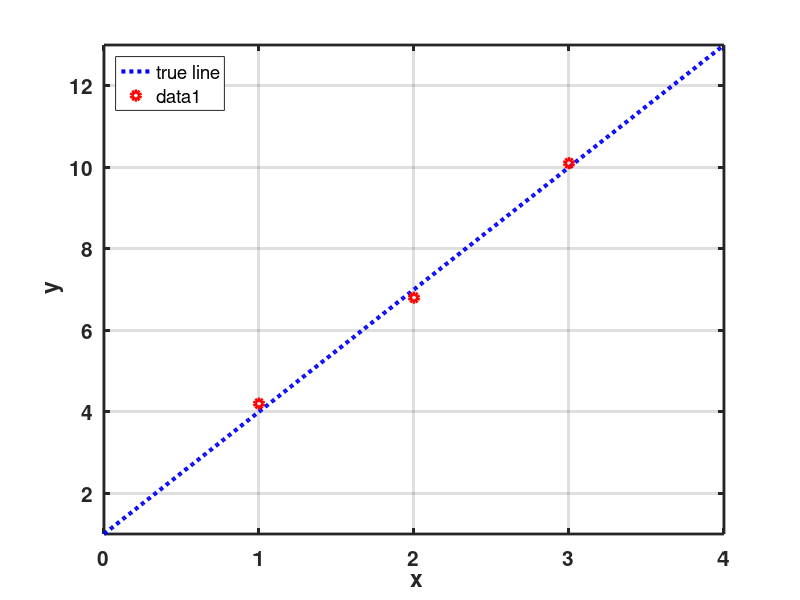

This chart was generated by the following MATLAB code: (Note: this script raises an error after producing the figure.)
clc; clear; close all;

%% Input data
% y = 3x + 1;
in_data = [1 2 3];
out_data = [4.2 6.8 10.1];

%% Plot for the input data
fig1=figure(1); set(fig1,'Position', [100 100 600 300]);

x = 0:0.01:4; y = 3*x+1;
plot(x,y,':b', 'linewidth', 3); hold on; warning off;
legend('true line', 'data'); 
legend('location', 'northwest');
plot(in_data, out_data, 'or', 'linewidth', 3);hold off;
grid on;xlabel('\bf x'); ylabel('\bf y'); hold off;axis tight;grid on;
xlim([0 4]); ylim([1 13]);
set(gca,'fontsize',15,'linewidth',2,'fontweight','bold');

%% Cost function
fig2=figure(2); set(fig2,'Position', [100 100 600 600]);

th1_range = 1:0.1:5;
th2_range = -1:0.1:4;
[th1,th2] = meshgrid(th1_range,th2_range);

J = CompJ(in_data, out_data, th1, th2);

s = surf(th1, th2, J,'FaceAlpha',0.5);
s.EdgeColor = 'none';
xlabel('{\theta}^1'); ylabel('{\theta}^2'); zlabel('\bf J'); 
grid on;hold off;axis tight;grid minor;
xlim([1 5]); ylim([-1 4]);
set(gca,'fontsize',15,'linewidth',2,'fontweight','bold');

%% Cost function: 2D curve given at th1 = 3
fig3= figure(3); set(fig3,'Position', [100 100 600 250]);

ind1 = find(th1_range==3); % we know that a true th1 is 3. 
plot(th2_range,J(:,ind1),'b', 'linewidth', 2); hold on;
grid on;xlabel('{\theta}^2'); ylabel('\bf J'); hold off;axis tight;grid minor;
% xlim([0 4]); ylim([1 13]);
set(gca,'fontsize',12,'linewidth',2,'fontweight','bold');

fig4=figure(4); 
set(fig4,'Position', [100 100 600 250]);

ind2 = find(th2_range==1); % we know that a true th2 is 1. 
plot(th1_range,J(ind2,:),'b', 'linewidth', 2); hold on;
grid on;xlabel('{\theta}^1'); ylabel('\bf J'); hold off;axis tight;grid minor;
% xlim([0 4]); ylim([1 13]);
set(gca,'fontsize',12,'linewidth',2,'fontweight','bold');

fig12=figure(12); set(fig12,'Position', [100 100 600 600]);

th1_range = 1:0.1:5;
th2_range = -1:0.1:4;
[th1,th2] = meshgrid(th1_range,th2_range);

J = CompJ(in_data, out_data, th1, th2);

s = surf(th1, th2, J,'FaceAlpha',0.5);
s.EdgeColor = 'none';
xlabel('{\theta}^1'); ylabel('{\theta}^2'); zlabel('\bf J'); hold on;

% plane at ind1
[tmp2,tmpJ] = meshgrid(th2_range,min(J(:)):0.1:max(J(:)));
s = surf(3*ones(size(tmp2)), tmp2, tmpJ,'FaceAlpha',0.3);
s.FaceColor = 'r';
s.EdgeColor = 'none';

grid on;axis tight;grid minor;
xlim([1 5]); ylim([-1 4]);
set(gca,'fontsize',15,'linewidth',2,'fontweight','bold'); hold off;

%% Cost function: 2D curve given at th2 = 1
fig13=figure(13); set(fig13,'Position', [100 100 600 600]);

th1_range = 1:0.1:5;
th2_range = -1:0.1:4;
[th1,th2] = meshgrid(th1_range,th2_range);

J = CompJ(in_data, out_data, th1, th2);

s = surf(th1, th2, J,'FaceAlpha',0.5);
s.EdgeColor = 'none';
xlabel('{\theta}^1'); ylabel('{\theta}^2'); zlabel('\bf J'); hold on;

% plane at ind1
[tmp1,tmpJ] = meshgrid(th1_range,min(J(:)):0.1:max(J(:)));
s = surf(tmp1, 1*ones(size(tmp1)), tmpJ,'FaceAlpha',0.3);
s.FaceColor = 'r';
s.EdgeColor = 'none';

grid on;axis tight;grid minor;
xlim([1 5]); ylim([-1 4]);
set(gca,'fontsize',15,'linewidth',2,'fontweight','bold'); hold off;

fig14=figure(14); set(fig14,'Position', [100 100 600 600]);

th1_range = 1:0.1:5;
th2_range = -1:0.1:4;
[th1,th2] = meshgrid(th1_range,th2_range);

J = CompJ(in_data, out_data, th1, th2);

s = surf(th1, th2, J,'FaceAlpha',0.5);
s.EdgeColor = 'none';
xlabel('{\theta}^1'); ylabel('{\theta}^2'); zlabel('\bf J'); hold on;

% plane at ind1
[tmp1,tmpJ] = meshgrid(th1_range,min(J(:)):0.1:max(J(:)));
s = surf(tmp1, 1*ones(size(tmp1)), tmpJ,'FaceAlpha',0.3);
s.FaceColor = 'r';
s.EdgeColor = 'none';

[tmp2,tmpJ] = meshgrid(th2_range,min(J(:)):0.1:max(J(:)));
s = surf(3*ones(size(tmp2)), tmp2, tmpJ,'FaceAlpha',0.3);
s.FaceColor = 'r';
s.EdgeColor = 'none';

grid on;axis tight;grid minor;
xlim([1 5]); ylim([-1 4]);
set(gca,'fontsize',15,'linewidth',2,'fontweight','bold'); hold off;


fig15=figure(15); set(fig15,'Position', [100 100 600 600]);

th1_range = 1:0.01:5;
th2_range = -1:0.01:4;
[th1,th2] = meshgrid(th1_range,th2_range);

J = CompJ(in_data, out_data, th1, th2);

s = surf(th1, th2, log(J),'FaceAlpha',0.5);
s.EdgeColor = 'none';
xlabel('{\theta}^1'); ylabel('{\theta}^2'); zlabel('\bf log(J)'); hold on;

grid on;axis tight;grid minor;
xlim([1 5]); ylim([-1 4]);
set(gca,'fontsize',15,'linewidth',2,'fontweight','bold'); hold off;

%% Gradient descent (Changing l_r)
n_iter = 12;
l_r = 0.05;

J1 = @(t1, t2) -2*sum((out_data-t1*in_data-t2).*in_data);
J2 = @(t1, t2) -2*sum((out_data-t1*in_data-t2));

t1 = zeros(n_iter,1);
t2 = zeros(n_iter,1);
t1(1) = 1;
t2(1) = 0;
for ii=1:n_iter-1
    t1(ii+1) = t1(ii) - l_r*J1(t1(ii), t2(ii));
    t2(ii+1) = t2(ii) - l_r*J2(t1(ii), t2(ii));
end

fig6=figure(6); 
set(fig6,'Position', [100 100 600 600]);

s = surf(th1, th2, J,'FaceAlpha',0.5); hold on;
s.EdgeColor = 'none';
grid on;xlabel('{\theta}^1'); ylabel('{\theta}^2'); zlabel('\bf J'); axis tight;grid minor;
xlim([1 5]); ylim([-1 4]);
set(gca,'fontsize',15,'linewidth',2,'fontweight','bold');

Jvec = zeros(n_iter,1);
for ii=1:n_iter
    Jvec(ii) = CompJ(in_data, out_data, t1(ii), t2(ii));
    plot3(t1(1:ii),t2(1:ii), Jvec(1:ii), 'or', 'LineWidth', 3);
    plot3(t1(1:ii),t2(1:ii), Jvec(1:ii), ':b', 'LineWidth', 3);
    
%     pause(2)
end; hold off;

%% Gradient descent (a large learning rate)
n_iter = 12;
l_r = 0.08;

J1 = @(t1, t2) -2*sum((out_data-t1*in_data-t2).*in_data);
J2 = @(t1, t2) -2*sum((out_data-t1*in_data-t2));

t1 = zeros(n_iter,1);
t2 = zeros(n_iter,1);
t1(1) = 1;
t2(1) = 0;
for ii=1:n_iter-1
    t1(ii+1) = t1(ii) - l_r*J1(t1(ii), t2(ii));
    t2(ii+1) = t2(ii) - l_r*J2(t1(ii), t2(ii));
end

fig7=figure(7); 
set(fig7,'Position', [100 100 600 600]);

th1_range = -600:1:600;
th2_range = -300:1:300;
[th1,th2] = meshgrid(th1_range,th2_range);

J = CompJ(in_data, out_data, th1, th2);

s = surf(th1, th2, J,'FaceAlpha',0.5); hold on;
s.EdgeColor = 'none';
grid on;xlabel('{\theta}^1'); ylabel('{\theta}^2'); zlabel('\bf J'); axis tight;grid minor;
% xlim([1 5]); ylim([-1 4]);
set(gca,'fontsize',15,'linewidth',2,'fontweight','bold');

Jvec = zeros(n_iter,1);
for ii=1:n_iter
    Jvec(ii) = CompJ(in_data, out_data, t1(ii), t2(ii));
    plot3(t1(1:ii),t2(1:ii), Jvec(1:ii), 'or', 'LineWidth', 3);
    plot3(t1(1:ii),t2(1:ii), Jvec(1:ii), ':b', 'LineWidth', 3);
    
    pause(2)
end; hold off;

%% cost function
function J = CompJ(in_data, out_data, th1, th2)

J = zeros(size(th1));
n_data = numel(in_data);
for ii=1:n_data
    J = J + (out_data(ii) - in_data(ii)*th1-th2).^2;
end

end
